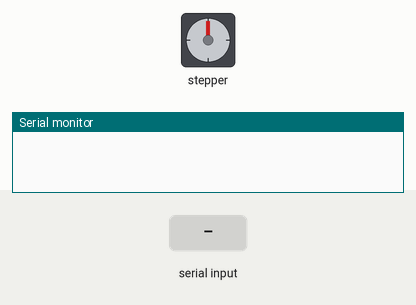
The sketch below on a simulated Arduino Uno, built with avr-gcc and run on an emulated ATmega328P. Shown: stepper motor, the last lines printed to the serial monitor. The test bench sets the inputs (shaded band). Stepper angles assume 2048 steps per turn.

Above: at 1.2 s.
1.3 s: "1" received over Serial
At 2.4 s:
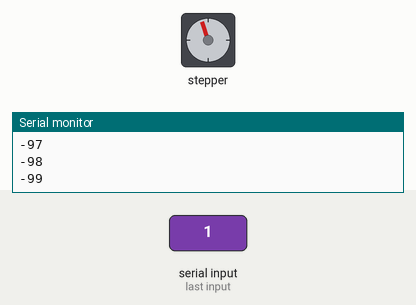
Timing chart, 0 to 4.3 s (numbered marks = the images above; inputs shaded):
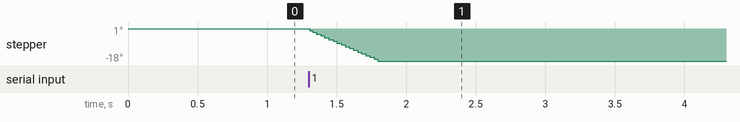

The sketch:

arduino-stepper-scratch.ino
```cpp
#include <ArduinoJson.h>
#include <AccelStepper.h>

AccelStepper stepper1(AccelStepper::FULL4WIRE, 2, 3, 4, 5);
AccelStepper stepper2(AccelStepper::FULL4WIRE, 8, 9, 10, 11);

void setup() {
  Serial.begin(9600);

  stepper1.setMaxSpeed(800);
  stepper2.setMaxSpeed(800);
}

boolean running = false;

void loop() {
  String json = "";
  while (Serial.available() > 0) {
    json += (char) Serial.read();
    delay(5);
  }

  if (json != "") {
    Serial.println("received");
    StaticJsonBuffer<200> jsonBuffer;
    JsonObject &root = jsonBuffer.parseObject(json);

    int pos = root["pos"];
//    long dist = pos - stepper1.currentPosition();
    if (pos > 0) {
      Serial.println("pos");
      stepper1.moveTo(100);
      stepper1.setSpeed(300);
    } else {
      Serial.println("neg");
//      Serial.println(stepper1.currentPosition());
      stepper1.moveTo(-100);
      stepper1.setSpeed(-300);
    }
  }

  if (stepper1.distanceToGo() != 0) {
    Serial.println(stepper1.currentPosition());
    stepper1.runSpeed();
  }
}
```

Measured:
- after the input at 1.3 s, stepper: turns 18° counter-clockwise in 0.49 s, starting at once
